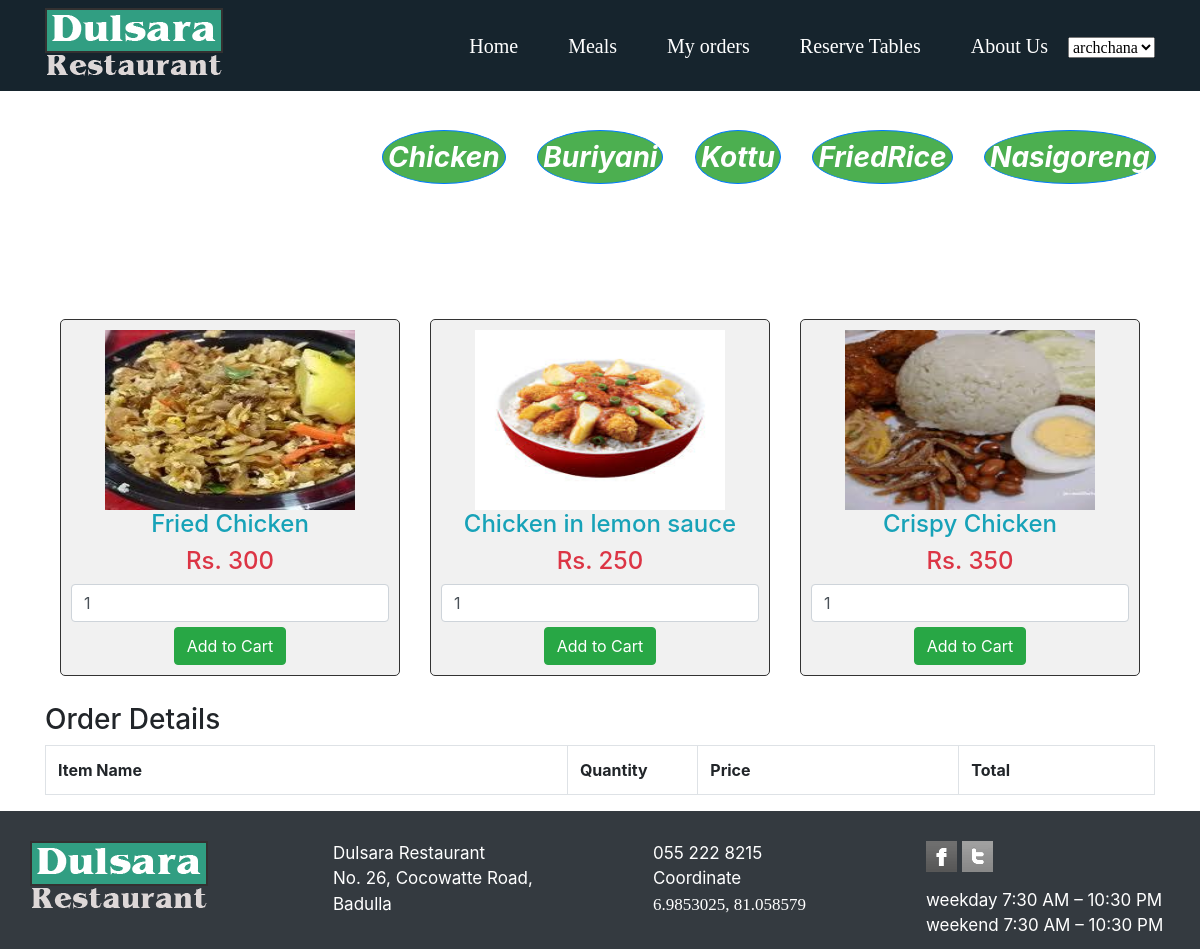
/orderhere/ordernow.php (signed in), run on the app's committed database.
### tables this page shows
CREATE TABLE `foods` (
  `food_id` int(20) NOT NULL,
  `food_name` varchar(100) NOT NULL,
  `food_desc` varchar(500) NOT NULL,
  `category_name` varchar(100) NOT NULL,
  `unit_price1` int(100) NOT NULL,
  `gallery_link` varchar(100) NOT NULL
);

### orderhere/ordernow.php (the view, shortened to what this page needs)
<!doctype html>
<html lang="en">
  <head>
    <link rel="stylesheet" href="https://stackpath.bootstrapcdn.com/bootstrap/4.1.3/css/bootstrap.min.css">
  </head>
  <body>
								<nav class="navbar navbar-light" style="background-color:#16242D;">
										<div class="container" style="font-family:navfont; font-color:White;">
											<img src="../Images/logo.png" alt="Dulsara logo">
												<div id="navcontent">
													<a class="navbar-brand" style="color:White; font-family:Verdana;" href="../home_cus.php">Home</a>
													<a class="navbar-brand" style="color:White; font-family:Verdana;" href="ordernow.php">Meals</a>
													<a class="navbar-brand" style="color:White; font-family:Verdana;" href="./view_order.php">My orders</a>
													<a class="navbar-brand" style="color:White; font-family:Verdana;" href="../tablenew.php">Reserve Tables</a>
													<a class="navbar-brand" style="color:White; font-family:Verdana;"href="../AboutUs.php"> About Us</a>
                                                    <?php  if (isset($_SESSION['cus_id'])) {
			                     $row= $_SESSION['cus_fname'];}  ?>
                           <select name="forma" onchange="location=this.value;">
                          <option value=""> <a class="navbar-brand" href=" " style="color:Red;"><?php echo $row; ?></a></option>
                            </select>
												</div>
										</div>
								</nav>
									<br>
 <div class="btn-toolbar">
					 <a class="btn btn-primary" href="ordernow.php" style="padding: 5px 5px; font-weight: ; font-size: 28px; background-color: #4CAF50; border-radius: 50%;" role="button">Chicken</a>&nbsp&nbsp&nbsp&nbsp&nbsp&nbsp&nbsp
					 <a class="btn btn-primary" href="buriyani1.php" style="padding: 5px 5px; font-weight: bold; font-size: 28px; background-color: #4CAF50; border-radius: 50%;" role="button">Buriyani</a>&nbsp&nbsp&nbsp&nbsp&nbsp&nbsp&nbsp
					 <a class="btn btn-primary" href="kothu1.php" style="padding: 5px 5px; font-weight: bold; font-size: 28px; background-color: #4CAF50; border-radius: 50%;" role="button"">Kottu</a>&nbsp&nbsp&nbsp&nbsp&nbsp&nbsp&nbsp
					 <a class="btn btn-primary" href="friedrice1.php" style="padding: 5px 5px; font-weight: bold; font-size: 28px; background-color: #4CAF50; border-radius: 50%;" role="button">FriedRice</a>&nbsp&nbsp&nbsp&nbsp&nbsp&nbsp&nbsp
					<a class="btn btn-primary" href="nasi1.php" style="padding: 5px 5px; font-weight: bold; font-size: 28px; background-color: #4CAF50; border-radius: 50%;" role="button">Nasigoreng</a>&nbsp&nbsp&nbsp&nbsp&nbsp&nbsp&nbsp
                </div>
								<?php
                             include '../includes/dbh.inc.php';
?>
		<div class="container">
			<br />
			<br />
			<br /><br />
			<?php
				$query = "SELECT * FROM foods where (category_name='Chicken') ORDER BY food_id ASC";
				$result = mysqli_query($conn, $query);
				if(mysqli_num_rows($result) > 0)
				{
					while($row = mysqli_fetch_array($result))
					{
				?>
			<div class="col-md-4">
				<form method="post" action="buriyani1.php?action=add&id=<?php echo $row["food_id"]; ?>">
					<div style="border:1px solid #333; background-color:#f1f1f1; border-radius:5px; padding:10px;" align="center">
						<img  style="width:250px;height:180px" src="../images/<?php echo $row["gallery_link"]; ?>" class="img-responsive" /><br />
						<h4 class="text-info"><?php echo $row["food_name"]; ?></h4>
						<h4 class="text-danger">Rs. <?php echo $row["unit_price1"]; ?></h4>
						<input type="text" name="quantity" value="1" class="form-control" />
				<?php	if(isset($_SESSION['cus_id'])){
	echo '<input type="submit" name="add_to_cart" style="margin-top:5px;" class="btn btn-success" value="Add to Cart" />';
}else{
echo '<a class="link" href="login.php" style="text-decoration:none">add cart</a>';
}
?>
					</div>
				</form>
			</div>
					<?php }}?>
			<br />
			<h3>Order Details</h3>
			<div class="table-responsive">
			<form action="cart1.php" method="POST">
				<table class="table table-bordered">
					<tr>
						<th width="40%">Item Name</th>
						<th width="10%">Quantity</th>
						<th width="20%">Price</th>
						<th width="15%">Total</th>
					</tr>
				</table>
				</form>
			</div>
		</div>
<div id="footer">
			<nav class="navbar navbar-dark bg-dark" style="padding-top: 30px;">
				<div class="container">
					<div class="row">
							<div class="col1">
								<img src="../Images/logo.png" alt="Dulsara Logo"></br></br>
							</div>
						<div class="col2">
								Dulsara Restaurant
								<address> No. 26, Cocowatte Road,</br>Badulla</address>
						</div>
						<div class="col3">
						055 222 8215 <br>
						Coordinate<br> <a href="https://www.google.com/maps/place/6.9853025,81.058579" target="_blank" style="color:White; font-family:Verdana;"> 6.9853025, 81.058579</a>
						</div>
						<div class="col4">
							<p class="icons">
								<a href="#" class="normaltip" title="Facebook"><img src="../Images/icon1.gif" alt=""></a>
								<a href="#" class="normaltip" title="Twitter"><img src="../Images/icon3.gif" alt=""></a>
							</p>
									 weekday      7:30 AM – 10:30 PM <br>
									weekend    7:30 AM – 10:30 PM
						</div>
					</div>
				</div>
			</nav>
		</div>
</body>
</html>

### orderhere/ordernow.php (style rules this page uses)
[class*="col-"] { float: left; }
body { ddbackground-image: url(../Images/bg_slider.jpg); background-color:#D8D9D***B; }
* { box-sizing: border-box; }
.row:after { content: ""; display: table; clear: both; }
.btn-toolbar { margin-left:350px; text-align: center; align-content:center; padding: 15px 32px; cursor: pointer; border-radius: 50%; }
.btn-primary { border-radius: 12px; text-align: center; padding: 12px 28px; background-color: #A9A9A9; font-weight: bold; font-style: italic; cursor: pointer; }
.col-md-4 { width:500px;height:360px; }
.navbar-brand { padding-left: 30px; }
.col2 { padding-left: 120px; }
.col3 { padding-left: 120px; }
.col4 { padding-left: 120px; color:White; }
.icons { align-items: center; }
#footer { color: White; font-size:17px; }

### data on the page
foods: gallery_link (picture), food_name "Fried Chicken", unit_price1 "300"
foods: gallery_link (picture), food_name "Chicken in lemon sauce", unit_price1 "250"
foods: gallery_link (picture), food_name "Crispy Chicken", unit_price1 "350"
